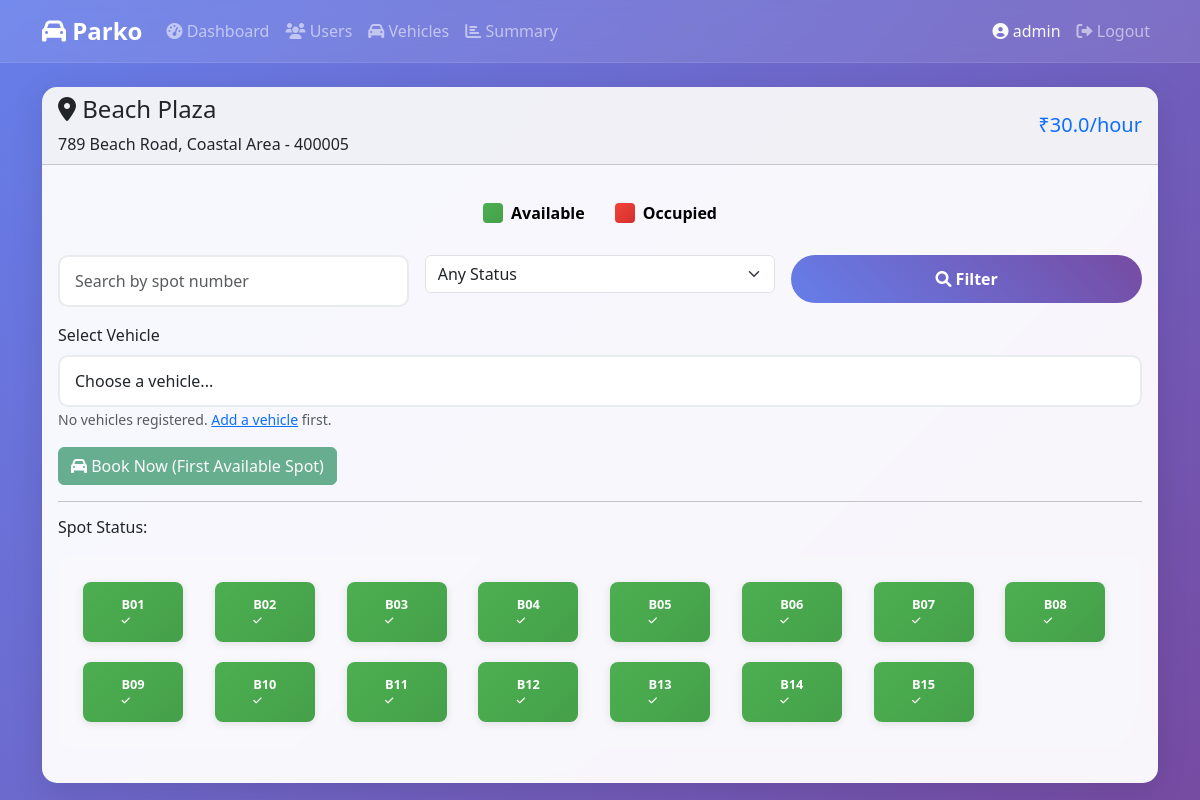
Page /lot/3 (signed in) on the committed database.
### models/models.py (models this page shows)
class ParkingLot(db.Model):
    id = db.Column(db.Integer, primary_key=True)
    prime_location_name = db.Column(db.String(100), nullable=False)
    address = db.Column(db.Text, nullable=False)
    pin_code = db.Column(db.String(10), nullable=False)
    price_per_hour = db.Column(db.Float, nullable=False)
    maximum_number_of_spots = db.Column(db.Integer, nullable=False)
    created_at = db.Column(db.DateTime, default=lambda: datetime.now(utc))
    spots = db.relationship('ParkingSpot', backref='lot', lazy=True, cascade='all, delete-orphan')

class ParkingSpot(db.Model):
    id = db.Column(db.Integer, primary_key=True)
    lot_id = db.Column(db.Integer, db.ForeignKey('parking_lot.id'), nullable=False)
    spot_number = db.Column(db.String(10), nullable=False)
    status = db.Column(db.String(1), default='A')
    reservations = db.relationship('Reservation', backref='spot', lazy=True, cascade="all, delete-orphan")

### controllers/parking_controller.py (the view)
@parking_bp.route('/lot/<int:lot_id>')
def view_lot(lot_id):
    if not session.get('user_id'):
        return render_template('login.html')
    lot = ParkingLot.query.get_or_404(lot_id)
    spots = ParkingSpot.query.filter_by(lot_id=lot_id).all()
    search = request.args.get('search', '').strip()
    status = request.args.get('status', '')
    if search:
        spots = [spot for spot in spots if search.lower() in spot.spot_number.lower()]
    if status in ['A', 'O']:
        spots = [spot for spot in spots if spot.status == status]
    user_vehicles = Vehicle.query.filter_by(user_id=session['user_id']).all()
    return render_template('view_lot.html', lot=lot, spots=spots, spot_filters={'search': search, 'status': status}, user_vehicles=user_vehicles)

### templates/view_lot.html (shortened to what this page needs)
{% extends "base.html" %}
{% block content %}
<div class="container mt-4">
    <div class="row">
        <div class="col-12">
            <div class="card">
                <div class="card-header">
                    <div class="row align-items-center">
                        <div class="col-md-8">
                            <h4><i class="fas fa-map-marker-alt"></i> {{ lot.prime_location_name }}</h4>
                            <p class="mb-0">{{ lot.address }} - {{ lot.pin_code }}</p>
                        </div>
                        <div class="col-md-4 text-end">
                            <h5 class="text-primary mb-0">₹{{ lot.price_per_hour }}/hour</h5>
                        </div>
                    </div>
                </div>
                <div class="card-body">
                    <div class="legend">
                        <div class="legend-item">
                            <div class="legend-color" style="background: linear-gradient(135deg, #4CAF50, #45a049);"></div>
                            <span style="color: black;">Available</span>
                        </div>
                        <div class="legend-item">
                            <div class="legend-color" style="background: linear-gradient(135deg, #f44336, #d32f2f);"></div>
                            <span style="color: black;">Occupied</span>
                        </div>
                    </div>
                    <form method="get" class="row g-3 mb-3">
                        <div class="col-md-4">
                            <input type="text" name="search" value="{{ spot_filters.search or '' }}" class="form-control" placeholder="Search by spot number">
                        </div>
                        <div class="col-md-4">
                            <select name="status" class="form-select">
                                <option value="">Any Status</option>
                            </select>
                        </div>
                        <div class="col-md-4">
                            <button class="btn btn-primary w-100"><i class="fas fa-search"></i> Filter</button>
                        </div>
                    </form>
                    {% set available_spots = spots|selectattr('status', 'equalto', 'A')|list %}
                    {% if available_spots %}
                        <form id="lotBookingForm" class="mb-3">
                            <div class="mb-3">
                                <label for="vehicleSelect" class="form-label">Select Vehicle</label>
                                <select class="form-control" id="vehicleSelect" required>
                                    <option value="">Choose a vehicle...</option>
                                </select>
                                {% if not user_vehicles %}
                                <small class="text-muted">No vehicles registered. <a href="{{ url_for('user.vehicles') }}">Add a vehicle</a> first.</small>
                                {% endif %}
                            </div>
                            <button type="button" class="btn btn-success" onclick="bookFirstAvailableSpot({{ lot.id }})" {% if not user_vehicles %}disabled{% endif %}>
                                <i class="fas fa-car"></i> Book Now (First Available Spot)
                            </button>
                        </form>
                    {% else %}
                        <div class="alert alert-danger">No available spots in this lot.</div>
                    {% endif %}
                    <hr>
                    <h6>Spot Status:</h6>
                    <div class="parking-grid">
                        {% for spot in spots %}
                        <div class="parking-spot {{ 'occupied' if spot.status == 'O' else 'available' }}"
                             data-spot-id="{{ spot.id }}"
                             onclick="showSpotDetails({{ spot.id }})">
                            <div>
                                <div style="font-size: 0.8em;">{{ spot.spot_number }}</div>
                                <div style="font-size: 0.6em;">
                                    <i class="fas {{ 'fa-car' if spot.status == 'O' else 'fa-check' }}"></i>
                                </div>
                            </div>
                        </div>
                        {% endfor %}
                    </div>
                </div>
            </div>
        </div>
    </div>
</div>
{% endblock %}

### templates/base.html (style rules this page uses)
:root { --primary-color: #667eea; --secondary-color: #764ba2; --success-color: #28a745; --danger-color: #dc3545; --warning-color: #ffc107; --info-color: #17a2b8; --light-color: #f8f9fa; --dark-color: #343a40; }
body { background: linear-gradient(135deg, var(--primary-color), var(--secondary-color)); min-height: 100vh; font-family: 'Segoe UI', Tahoma, Geneva, Verdana, sans-serif; }
.card { background: rgba(255, 255, 255, 0.95); border: none; border-radius: 15px; box-shadow: 0 8px 32px rgba(0, 0, 0, 0.1); backdrop-filter: blur(10px); }
.btn-primary { background: linear-gradient(45deg, var(--primary-color), var(--secondary-color)); border: none; border-radius: 25px; padding: 12px 30px; font-weight: 600; transition: all 0.3s ease; }
.parking-spot { width: 100px; height: 60px; margin: 5px; border-radius: 8px; display: inline-flex; align-items: center; justify-content: center; font-weight: bold; cursor: pointer; transition: all 0.3s ease; position: relative; box-shadow: 0 2px 8px rgba(0, 0, 0, 0.1); }
.parking-spot.available { background: linear-gradient(135deg, #4CAF50, #45a049); color: white; }
.parking-grid { display: grid; grid-template-columns: repeat(auto-fit, minmax(110px, 1fr)); gap: 10px; padding: 20px; background: rgba(255, 255, 255, 0.1); border-radius: 15px; margin: 20px 0; }
.form-control { border-radius: 10px; border: 2px solid #e9ecef; padding: 12px 15px; }
.legend { display: flex; justify-content: center; flex-wrap: wrap; margin: 20px 0; }
.legend-item { display: flex; align-items: center; margin: 0 15px 10px; color: white; font-weight: 600; }
.legend-color { width: 20px; height: 20px; border-radius: 4px; margin-right: 8px; }

### rows in the picture
ParkingLot: prime_location_name "Beach Plaza", address "789 Beach Road, Coastal Area", pin_code "400005", price_per_hour "30.0"
ParkingSpot: spot_number "B01"
ParkingSpot: spot_number "B02"
ParkingSpot: spot_number "B03"
ParkingSpot: spot_number "B04"
ParkingSpot: spot_number "B05"
ParkingSpot: spot_number "B06"
ParkingSpot: spot_number "B07"
ParkingSpot: spot_number "B08"
ParkingSpot: spot_number "B09"
ParkingSpot: spot_number "B10"
ParkingSpot: spot_number "B11"
ParkingSpot: spot_number "B12"
ParkingSpot: spot_number "B13"
ParkingSpot: spot_number "B14"
ParkingSpot: spot_number "B15"

### other values in the picture
{{ session.username }} "admin"
